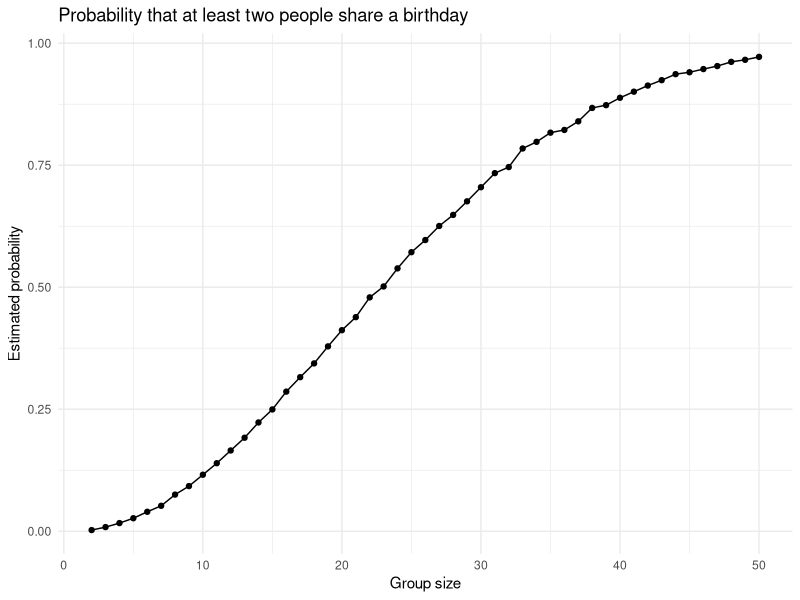

The R script that drew this image:
## ---- chunk 1
library(tidyverse)

set.seed(1)

knitr::opts_chunk$set(
  fig.width = 6,
  fig.asp = .6,
  out.width = "90%"
)

theme_set(theme_minimal() + theme(legend.position = "bottom"))
## ---- chunk 2
bday_sim = function(n) {
  birthdays = sample(1:365, size = n, replace = TRUE)
  repeated_bday = n_distinct(birthdays) < n
  repeated_bday
}
## ---- chunk 3
bday_sim_df =
  expand_grid(group_size = 2:50,
    iter = 1:10000) |>
  mutate(shared_bday = map_lgl(group_size, bday_sim)) |>
  group_by(group_size) |>
  summarize(prob_shared = mean(shared_bday)
)
## ---- chunk 4
bday_sim_df |>
  ggplot(aes(x = group_size, y = prob_shared)) +
  geom_point() +
  geom_line() +
  labs(
    title = "Probability that at least two people share a birthday",
    x = "Group size",
    y = "Estimated probability")
